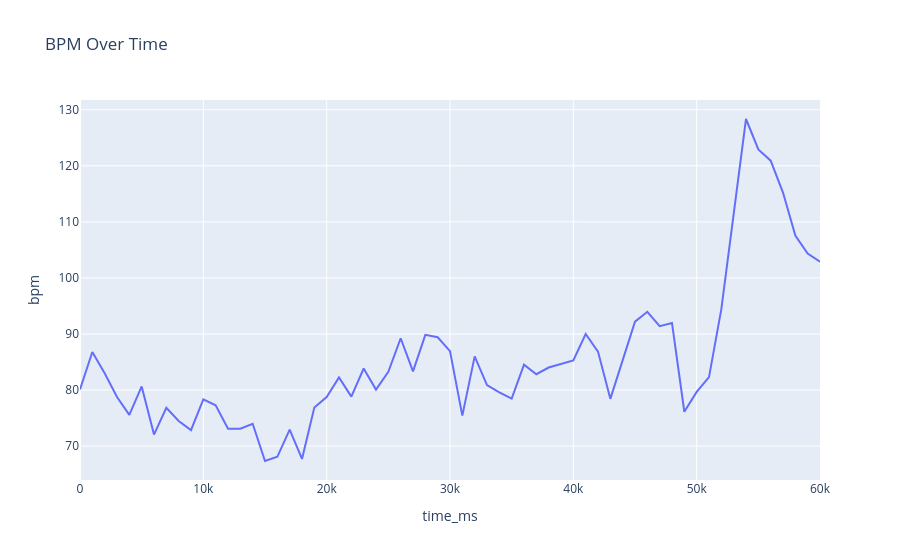

The notebook cell this image was saved under:
### Code cell
px.line(
    bpm_df,
    x="time_ms",
    y="bpm",
    title="BPM Over Time"
)

### Figure 1 — Plotly figure (JSON) as saved in the notebook; plotly's stock layout.template omitted (floating-point values rounded to 4 significant figures)
{"data": [{"hovertemplate": "time_ms=%{x}<br>bpm=%{y}<extra></extra>", "legendgroup": "", "line": {"color": "#636efa", "dash": "solid"}, "marker": {"symbol": "circle"}, "mode": "lines", "name": "", "orientation": "v", "showlegend": false, "type": "scatter", "x": [0, 1000, 2000, 3000, 4000, 5000, 6000, 7000, 8000, 9000, 10000, 11000, 12000, 13000, 14000, 15000, 16000, 17000, 18000, 19000, 20000, 21000, 22000, 23000, 24000, 25000, 26000, 27000, 28000, 29000, 30000, 31000, 32000, 33000, 34000, 35000, 36000, 37000, 38000, 39000, 40000, 41000, 42000, 43000, 44000, 45000, 46000, 47000, 48000, 49000, 50000, 51000, 52000, 53000, 54000, 55000, 56000, 57000, 58000, 59000, 60000], "xaxis": "x", "y": [80.12, 86.79, 83.0, 78.76, 75.58, 80.64, 72.06, 76.84, 74.47, 72.85, 78.33, 77.27, 73.1, 73.09, 73.97, 67.34, 68.09, 72.93, 67.71, 76.87, 78.76, 82.25, 78.83, 83.84, 80.08, 83.24, 89.24, 83.33, 89.85, 89.41, 86.93, 75.43, 86.0, 80.87, 79.57, 78.47, 84.51, 82.83, 84.02, 84.61, 85.28, 89.99, 86.86, 78.42, 85.15, 92.19, 93.95, 91.4, 91.95, 76.12, 79.67, 82.31, 94.42, 111.0, 128.4, 122.9, 120.9, 115.2, 107.6, 104.3, 102.9], "yaxis": "y"}], "layout": {"legend": {"tracegroupgap": 0}, "title": {"text": "BPM Over Time"}, "xaxis": {"anchor": "y", "domain": [0, 1], "title": {"text": "time_ms"}}, "yaxis": {"anchor": "x", "domain": [0, 1], "title": {"text": "bpm"}}}}
